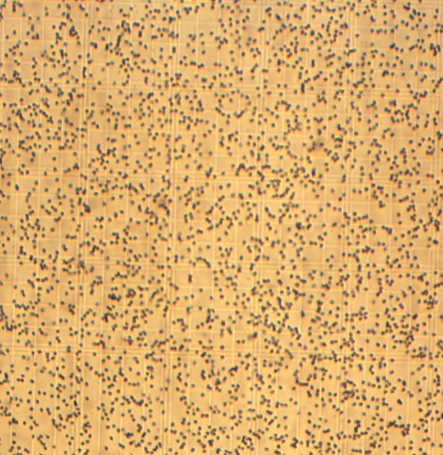
%> input picture sistem/h3.1.bmp, 443 x 455 px
$ octave formatosPB.m   (GNU Octave 9; MATLAB toolbox functions it lacks are replaced by stand-ins)
%> lines starting %> are read from the running program, lines starting %| are printed output that depends on the picture; in (x1, y1, x2, y2) boxes, pixels count from 0 and x2, y2 are one past the last pixel; in counts of white or black regions, pixels touching at a corner belong together; the program's own positions count from 1
%%img original
cd C:\Users\Paulo\Desktop\slices\elementos\unidades
imo=imread('h3.1.bmp');
%> imo is the input picture: size 455x443x3 uint8; mean R, G, B 218, 173.5, 109.9
%save imo
%xlswrite('C:\Users\Paulo\Documents\MATLAB\contagem\transition\plan.xlsx',1,'imo','B2')


%%img rgb

%%img R


cd C:\Users\Paulo\Desktop\slices\elementos\unidades
imo=imread('h3.1.bmp');
imr=imo(:,:,1);
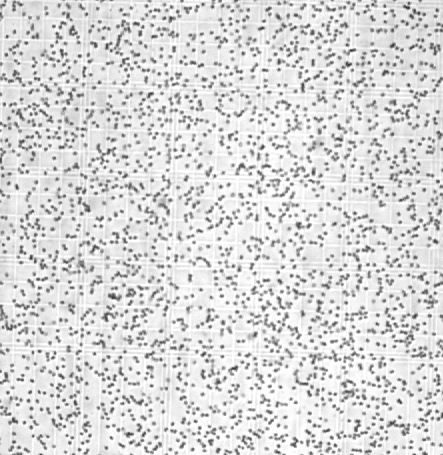
%> imr: size 455x443 uint8; min 50, max 255, mean 218
level = graythresh(imr);
%> level = 0.745
imbw= im2bw(imr,level);
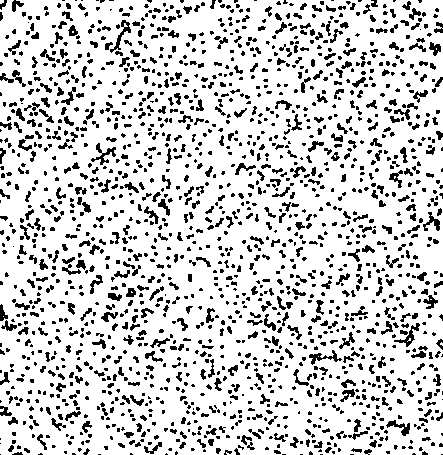
%> imbw: size 455x443 logical; 81.7% white; black in thin lines or dots
imwrite(imbw, 'C:\Users\Paulo\Desktop\slices\elementos\unidades\24x24\imrbw.bmp');

cd C:\Users\Paulo\Desktop\slices\elementos\unidades
imo=imread('h3.1.bmp');
%imr=imo(:,:,1);
imcinza= rgb2gray(imo);
imwrite(imcinza, 'C:\Users\Paulo\Desktop\slices\elementos\unidades\24x24\imrgray.bmp');
%xlswrite('C:\Users\Paulo\Documents\MATLAB\contagem\transition\plan.xlsx',1,'imr','B3')


%%img G
img=imo(:,:,2);
imwrite(img, 'C:\Users\Paulo\Documents\MATLAB\contagem\change\imgsout\img.bmp');
%xlswrite('C:\Users\Paulo\Documents\MATLAB\contagem\transition\plan.xlsx',1,'img','B4')

%%img B
imb=imo(:,:,3);
imwrite(imb, 'C:\Users\Paulo\Documents\MATLAB\contagem\change\imgsout\imb.bmp');
%xlswrite('C:\Users\Paulo\Documents\MATLAB\contagem\transition\plan.xlsx',1,'imb','B5')

%%img YCbCr
imycbcr = rgb2ycbcr(imo);
%> imycbcr: size 455x443x3 uint8; mean of channels 1, 2, 3 170.2, 93.3, 152.2

%img Y
imy=imycbcr(:,:,1);
imwrite(imy, 'C:\Users\Paulo\Documents\MATLAB\contagem\change\imgsout\imy.bmp');
%xlswrite('C:\Users\Paulo\Documents\MATLAB\contagem\transition\plan.xlsx',1,'imy','B6')

%img Cb
imcb=imycbcr(:,:,2);
imwrite(imy, 'C:\Users\Paulo\Documents\MATLAB\contagem\change\imgsout\imcb.bmp');
%xlswrite('C:\Users\Paulo\Documents\MATLAB\contagem\transition\plan.xlsx',1,'imcb','B7')

%img Cr
imcr=imycbcr(:,:,3);
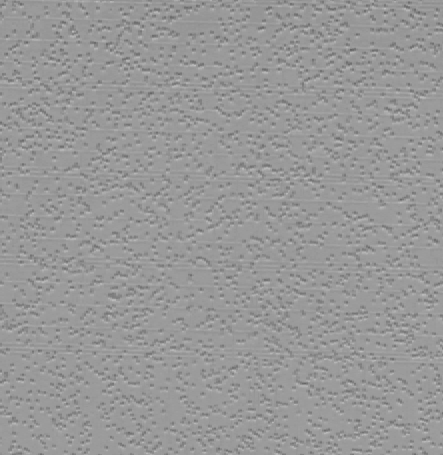
%> imcr: size 455x443 uint8; min 101, max 189, mean 152.2
imwrite(imy, 'C:\Users\Paulo\Documents\MATLAB\contagem\change\imgsout\imcr.bmp');
%xlswrite('C:\Users\Paulo\Documents\MATLAB\contagem\transition\plan.xlsx',1,'imcr','B8')

%img cinza
imcinza= rgb2gray(imo);
imwrite(imcinza, 'C:\Users\Paulo\Documents\MATLAB\contagem\change\imgsout\imcinza.bmp');
%xlswrite('C:\Users\Paulo\Documents\MATLAB\contagem\transition\plan.xlsx',1,'imcinza','B9')

%img bw
level = graythresh(imo);
%> level = 0.635
imbw= im2bw(imo,level);
%> imbw: size 455x443 logical; 79.7% white; 1670 black regions (1025 under 20 px), largest, box (x1, y1, x2, y2) and area: (62, 253, 88, 276) 248, (394, 323, 420, 348) 212, (114, 20, 131, 57) 203
imwrite(imbw, 'C:\Users\Paulo\Documents\MATLAB\contagem\change\imgsout\imbw.bmp');
%xlswrite('C:\Users\Paulo\Documents\MATLAB\contagem\transition\plan.xlsx',1,'imbw','B10')


%img indexada
[X,map] = rgb2ind(imo,256);
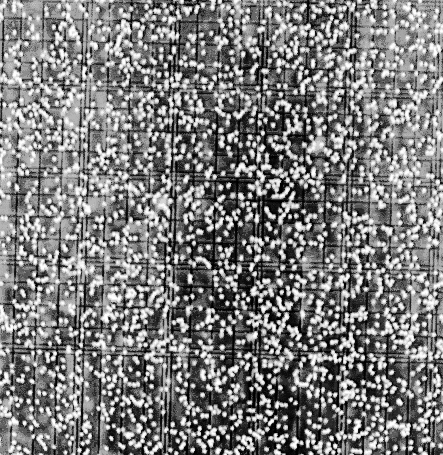
%> X: size 455x443 uint8; min 0, max 255, mean 124.4
%> map = 256 rows, first 12: [0.996 0.859 0.529; 0.996 0.851 0.49; 0.996 0.827 0.49; 0.992 0.827 0.525; 1 0.827 0.459; 0.969 0.839 0.573; 0.996 0.812 0.506; 0.961 0.827 0.502; 0.996 0.808 0.475; 0.996 0.816 0.431; 0.918 0.82 0.635; 0.976 0.788 0.518]
imind=[X]
imwrite(imind, 'C:\Users\Paulo\Documents\MATLAB\contagem\change\imgsout\imind.bmp');
%xlswrite('C:\Users\Paulo\Documents\MATLAB\contagem\transition\plan.xlsx',1,'imind','B12')

%img intensidade


%convertende de matriz para imagem em cinza
%imtotal = mat2gray(imint);
%imwrite(imtotal, 'imtotal.bmp');

%img HSV
imhsv =rgb2hsv(imo);
%> imhsv: size 455x443x3 double; mean H, S, V 0.124, 0.485, 0.857
imwrite(imhsv, 'C:\Users\Paulo\Documents\MATLAB\contagem\change\imgsout\imhsv.bmp');
%xlswrite('C:\Users\Paulo\Documents\MATLAB\contagem\transition\plan.xlsx',1,'imhsv','B13')

%img H
imh =imhsv(:,:,1);
imwrite(imh, 'C:\Users\Paulo\Documents\MATLAB\contagem\change\imgsout\imh.bmp');
%xlswrite('C:\Users\Paulo\Documents\MATLAB\contagem\transition\plan.xlsx',1,'immh','B14')

%img S
ims=imhsv(:,:,2);
imwrite(ims, 'C:\Users\Paulo\Documents\MATLAB\contagem\change\imgsout\ims.bmp');
%xlswrite('C:\Users\Paulo\Documents\MATLAB\contagem\transition\plan.xlsx',1,'imsv','B15')

%img V
imv =imhsv(:,:,3);
imwrite(imv, 'C:\Users\Paulo\Documents\MATLAB\contagem\change\imgsout\imv.bmp');

%img -r
imgb=imb+img-imr;
imwrite(imgb, 'C:\Users\Paulo\Documents\MATLAB\contagem\change\imgsout\imgb.bmp');

%img -g
imrb=imb+imr-img;
imwrite(imrb, 'C:\Users\Paulo\Documents\MATLAB\contagem\change\imgsout\imrb.bmp');

%img -b
imrg=imr+img-imb;
imwrite(imrg, 'C:\Users\Paulo\Documents\MATLAB\contagem\change\imgsout\imrg.bmp');

%img HSV-H
imsv=ims+imv-imh;
imwrite(imsv, 'C:\Users\Paulo\Documents\MATLAB\contagem\change\imgsout\imsv.bmp');

%img HSV-S
imhv=imh+imv-ims;
imwrite(imhv, 'C:\Users\Paulo\Documents\MATLAB\contagem\change\imgsout\imhv.bmp');
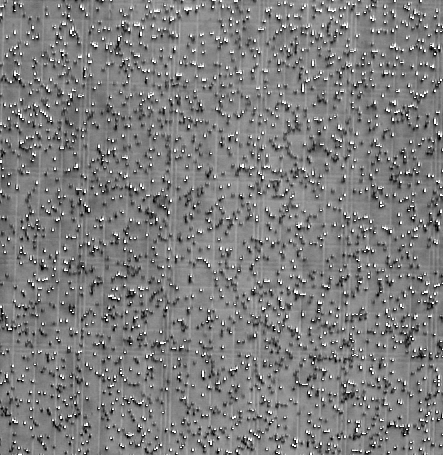
%> saved as imhv.bmp: size 455x443 uint8; min 0, max 255, mean 125.7

%img HSV-V
imhs=imh+ims-imv;
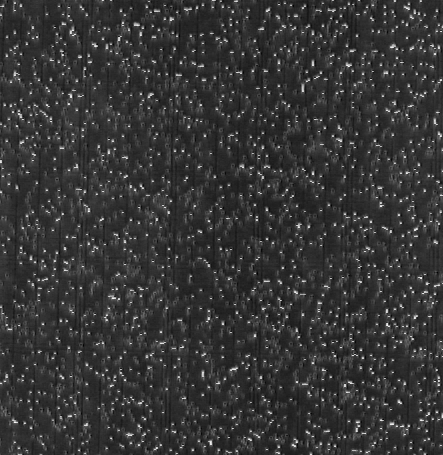
%> imhs: size 455x443 double; min -0.624, max 1.15, mean -0.248; drawn with min black and max white
imwrite(imhs, 'C:\Users\Paulo\Documents\MATLAB\contagem\change\imgsout\imhs.bmp');
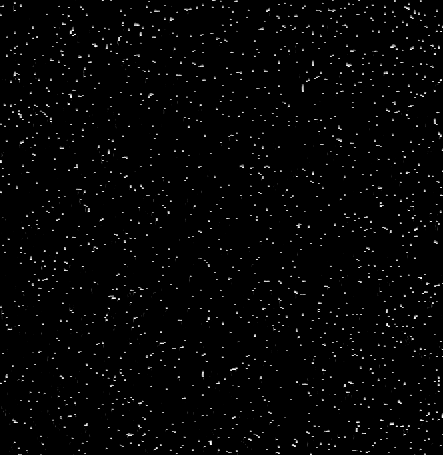
%> saved as imhs.bmp: size 455x443 uint8; min 0, max 255, mean 4.7

$ run again, with sistem/h2.bmp copied over sistem/h3.1.bmp
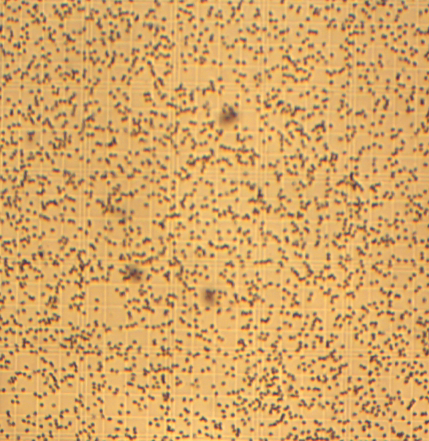
%> input picture sistem/h2.bmp, 429 x 441 px
%> imo is the input picture: size 441x429x3 uint8; mean R, G, B 213.8, 166.7, 103.1
%> `level = graythresh(imr);`: level = 0.757
%> `imbw= im2bw(imr,level);`:
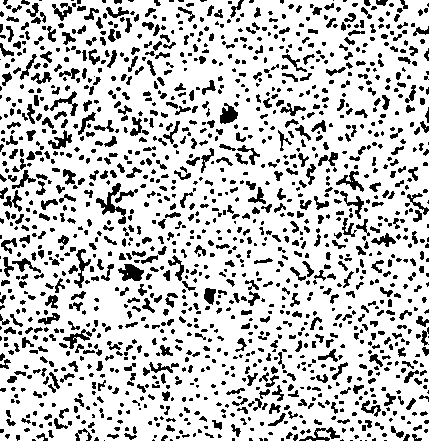
%> imbw: size 441x429 logical; 78.3% white; 1480 black regions (816 under 20 px), largest, box (x1, y1, x2, y2) and area: (96, 183, 126, 224) 363, (118, 264, 144, 281) 283, (220, 103, 238, 124) 238
%> imycbcr: size 441x429x3 uint8; mean of channels 1, 2, 3 165, 92.9, 153.4
%> `level = graythresh(imo);`: level = 0.612
%> map = 256 rows, first 12: [0.996 0.827 0.475; 0.976 0.8 0.459; 0.98 0.812 0.518; 0.992 0.804 0.431; 0.988 0.788 0.486; 0.949 0.808 0.486; 0.969 0.784 0.439; 0.973 0.78 0.471; 0.933 0.78 0.471; 0.996 0.776 0.42; 0.929 0.78 0.427; 0.961 0.769 0.49]
%> imhsv: size 441x429x3 double; mean H, S, V 0.107, 0.508, 0.839
%> `imwrite(imhs, 'C:\Users\Paulo\Documents\MATLAB\contagem\change\imgsout..`:
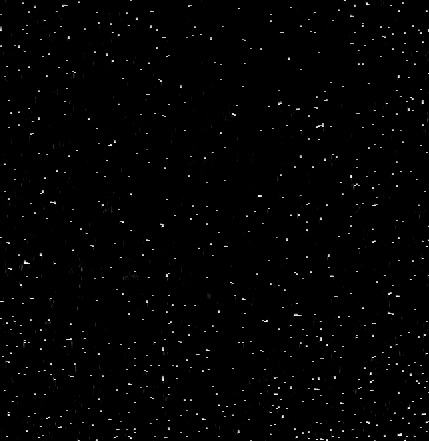
%> saved as imhs.bmp: size 441x429 uint8; min 0, max 255, mean 2.5
